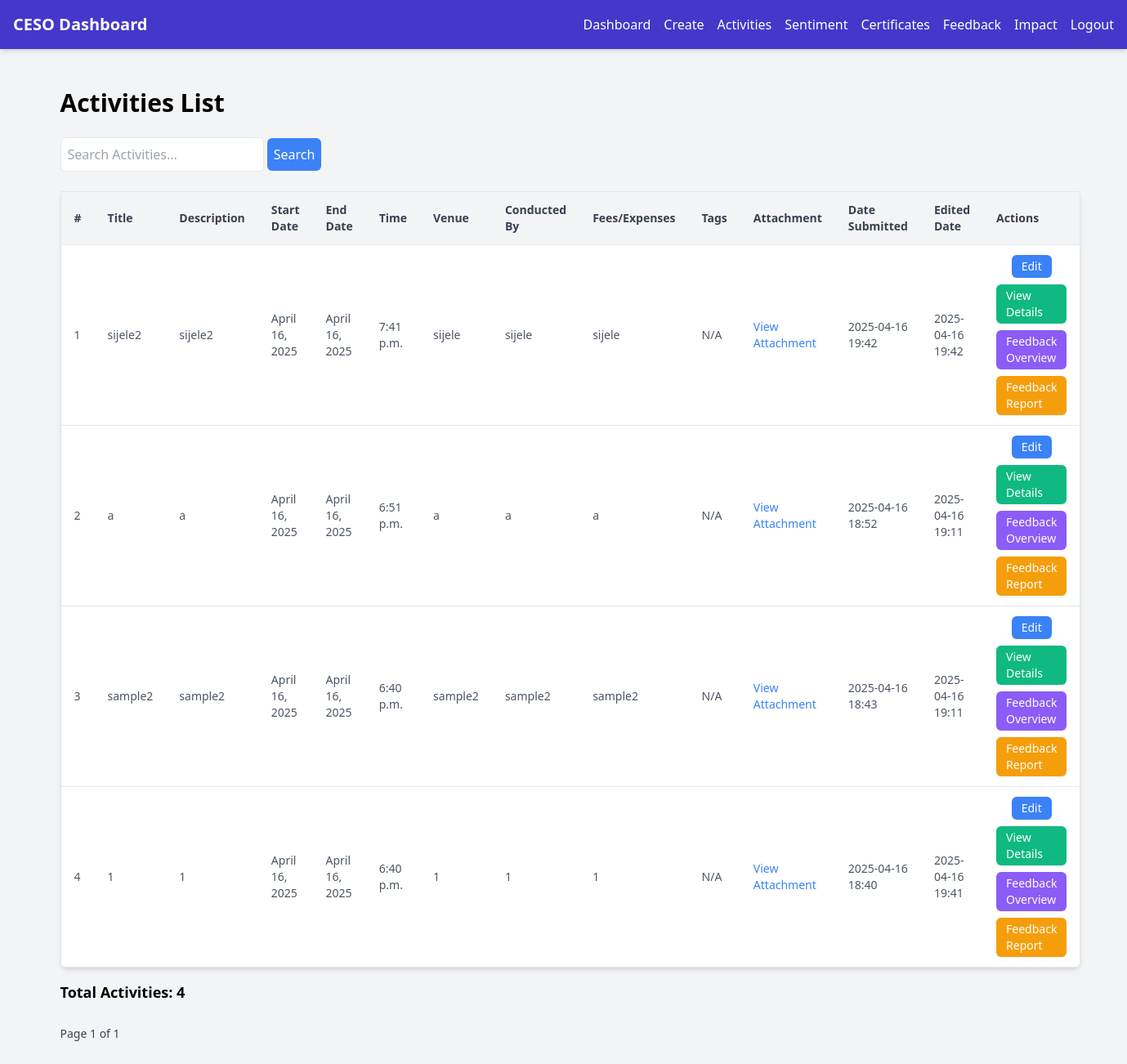
Before: /activities/ (signed in) with the older database file.
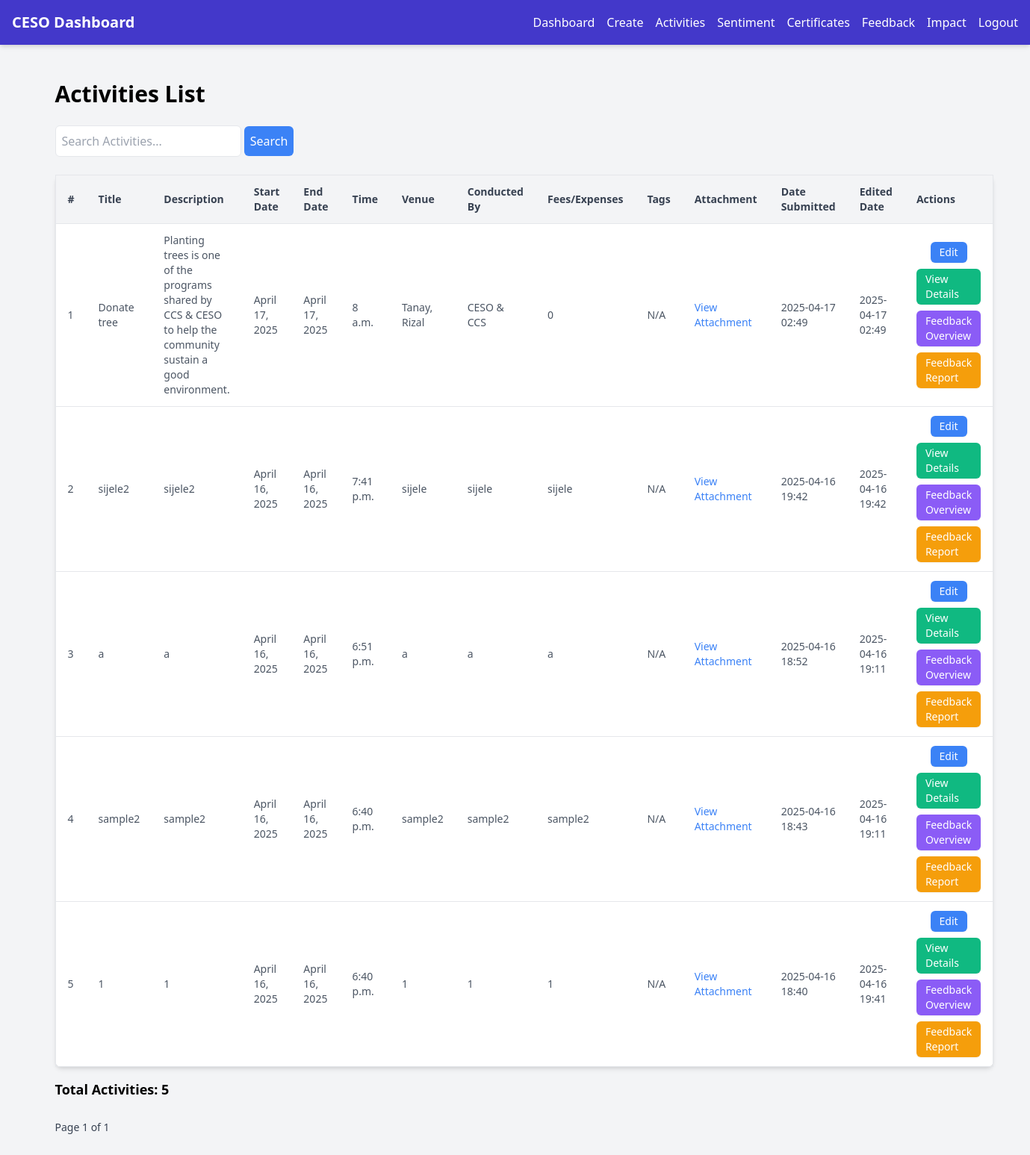
After: the same page with the newer database file.
### community_extension/models.py (models this page shows, shortened)
class Activity(models.Model):
    title = models.CharField(max_length=255)
    description = models.TextField()
    start_date = models.DateField()
    end_date = models.DateField(blank=True, null=True)
    time = models.TimeField(blank=True, null=True)
    venue = models.CharField(max_length=255, blank=True, null=True)
    conducted_by = models.CharField(max_length=255, blank=True, null=True)
    fees_expenses = models.CharField(max_length=100, blank=True, null=True)
    tags = models.CharField(max_length=255, blank=True, null=True)
    attachment = models.FileField(upload_to='activity_attachments/', blank=True, null=True)
    created_by = models.ForeignKey('CustomUser', on_delete=models.SET_NULL, null=True, related_name='created_activities')
    created_at = models.DateTimeField(auto_now_add=True)
    modified_at = models.DateTimeField(auto_now=True)

### community_extension/views.py (the view, shortened to what this page needs)
# urls.py: path('activities/', views.activities, name='activities'),
@login_required
def activities(request):
    activities = Activity.objects.all()
    search_query = request.GET.get('search', '')
    sort_field = request.GET.get('sort', 'created_at')
    direction = request.GET.get('direction', 'desc')
    if direction == 'asc':
        activities = activities.order_by(sort_field)
    else:
        activities = activities.order_by(f'-{sort_field}')
    total_activities = activities.count()
    paginator = Paginator(activities, 10)
    page_number = request.GET.get('page')
    page_obj = paginator.get_page(page_number)
    latest_activity = Activity.objects.order_by('-created_at').first()
    return render(request, 'activities/list.html', {
        'page_obj': page_obj,
        'latest_activity': latest_activity,
        'search_query': search_query,
        'sort_field': sort_field,
        'direction': direction,
        'total_activities': total_activities,
    })

### community_extension/templates/activities/list.html (shortened to what this page needs)
{% extends 'dashboard/ceso_base.html' %}
{% block content %}
<div class="container mx-auto p-6">
    <h1 class="text-3xl font-semibold mb-6">Activities List</h1>
    <div class="mb-6">
        <form method="get" action="">
            <input type="text" name="search" value="{{ search_query }}" class="p-2 border rounded-md" placeholder="Search Activities..." />
            <button type="submit" class="bg-blue-500 text-white p-2 rounded-md">Search</button>
        </form>
    </div>
    <table class="min-w-full table-auto bg-white border border-gray-200 rounded-lg shadow-md">
        <thead>
            <tr class="text-left bg-gray-100 text-sm font-medium text-gray-700">
                <th class="px-4 py-3">#</th>
                <th class="px-4 py-3">
                    <a href="?{% if search_query %}search={{ search_query }}&{% endif %}sort=title&direction={% if request.GET.direction == 'asc' %}desc{% else %}asc{% endif %}">
                        Title
                    </a>
                </th>
                <th class="px-4 py-3">
                    <a href="?{% if search_query %}search={{ search_query }}&{% endif %}sort=description&direction={% if request.GET.direction == 'asc' %}desc{% else %}asc{% endif %}">
                        Description
                    </a>
                </th>
                <th class="px-4 py-3">
                    <a href="?{% if search_query %}search={{ search_query }}&{% endif %}sort=start_date&direction={% if request.GET.direction == 'asc' %}desc{% else %}asc{% endif %}">
                        Start Date
                    </a>
                </th>
                <th class="px-4 py-3">
                    <a href="?{% if search_query %}search={{ search_query }}&{% endif %}sort=end_date&direction={% if request.GET.direction == 'asc' %}desc{% else %}asc{% endif %}">
                        End Date
                    </a>
                </th>
                <th class="px-4 py-3">Time</th>
                <th class="px-4 py-3">Venue</th>
                <th class="px-4 py-3">Conducted By</th>
                <th class="px-4 py-3">Fees/Expenses</th>
                <th class="px-4 py-3">Tags</th>
                <th class="px-4 py-3">Attachment</th>
                <th class="px-4 py-3">
                    <a href="?{% if search_query %}search={{ search_query }}&{% endif %}sort=created_at&direction={% if request.GET.direction == 'asc' %}desc{% else %}asc{% endif %}">
                        Date Submitted
                    </a>
                </th>
                <th class="px-4 py-3">Edited Date</th>
                <th class="px-4 py-3">Actions</th>
            </tr>
        </thead>
        <tbody class="text-sm text-gray-600">
            {% for activity in page_obj %}
                <tr class="border-t">
                    <td class="px-4 py-3">{{ forloop.counter }}</td>
                    <td class="px-4 py-3">{{ activity.title }}</td>
                    <td class="px-4 py-3">{{ activity.description }}</td>
                    <td class="px-4 py-3">{{ activity.start_date }}</td>
                    <td class="px-4 py-3">{{ activity.end_date }}</td>
                    <td class="px-4 py-3">{{ activity.time|default:"N/A" }}</td>
                    <td class="px-4 py-3">{{ activity.venue|default:"N/A" }}</td>
                    <td class="px-4 py-3">{{ activity.conducted_by|default:"N/A" }}</td>
                    <td class="px-4 py-3">{{ activity.fees_expenses|default:"N/A" }}</td>
                    <td class="px-4 py-3">{{ activity.tags|default:"N/A" }}</td>
                    <td class="px-4 py-3">
                        {% if activity.attachment %}
                            <a href="{{ activity.attachment.url }}" class="text-blue-500 hover:underline" target="_blank">View Attachment</a>
                        {% else %}
                            N/A
                        {% endif %}
                    </td>
                    <td class="px-4 py-3">{{ activity.created_at|date:"Y-m-d H:i" }}</td>
                    <td class="px-4 py-3">{{ activity.modified_at|date:"Y-m-d H:i" }}</td>
                    <td class="px-4 py-3">
                        <div class="flex flex-col items-center space-y-2">
                            <a href="{% url 'update_activity' activity.id %}" class="bg-blue-500 hover:bg-blue-600 text-white text-sm px-3 py-1 rounded-md shadow-sm">Edit</a>
                            <a href="{% url 'activity_detail' activity.id %}" class="bg-green-500 hover:bg-green-600 text-white text-sm px-3 py-1 rounded-md shadow-sm">View Details</a>
                            <a href="{% url 'feedback_overview' %}?activity_id={{ activity.id }}" class="bg-purple-500 hover:bg-purple-600 text-white text-sm px-3 py-1 rounded-md shadow-sm">Feedback Overview</a>
                            <a href="{% url 'feedback_report' %}?activity_id={{ activity.id }}" class="bg-yellow-500 hover:bg-yellow-600 text-white text-sm px-3 py-1 rounded-md shadow-sm">Feedback Report</a>
                        </div>
                    </td>
                </tr>
            {% empty %}
                <tr>
                    <td colspan="14" class="px-4 py-3 text-center text-gray-500">No activities available.</td>
                </tr>
            {% endfor %}
        </tbody>
    </table>
    <div class="mt-4 text-lg font-semibold">
        Total Activities: {{ total_activities }}
    </div>
    <div class="mt-6 flex justify-between items-center">
        <div>
            <span class="text-sm text-gray-700">Page {{ page_obj.number }} of {{ page_obj.paginator.num_pages }}</span>
        </div>
    </div>
</div>
{% endblock %}

### community_extension/templates/dashboard/ceso_base.html (shortened to what this page needs)
<!DOCTYPE html>
<html lang="en">
<head>
    <link href="https://cdn.jsdelivr.net/npm/tailwindcss@2.2.19/dist/tailwind.min.css" rel="stylesheet">
</head>
<body class="bg-gray-100 min-h-screen">
    <nav class="bg-indigo-700 text-white px-4 py-4 shadow-md">
        <div class="flex items-center justify-between">
            <div class="text-xl font-bold">CESO Dashboard</div>
            <div class="hidden md:flex space-x-4 text-sm md:text-base">
                <a href="{% url 'cesostaff_dashboard' %}" class="hover:text-gray-300">Dashboard</a>
                <a href="{% url 'create_activity' %}" class="hover:text-gray-300">Create</a>
                <a href="{% url 'activities' %}" class="hover:text-gray-300">Activities</a>
                <a href="#" class="hover:text-gray-300">Sentiment</a>
                <a href="#" class="hover:text-gray-300">Certificates</a>
                <a href="#" class="hover:text-gray-300">Feedback</a>
                <a href="#" class="hover:text-gray-300">Impact</a>
                <form action="{% url 'logout' %}" method="post" class="inline">
                    <button type="submit" class="hover:text-gray-300">Logout</button>
                </form>
            </div>
        </div>
    </nav>
    <main class="p-4 md:p-6">
        {% block content %}
        {% endblock %}
    </main>
</body>
</html>

Changed rows visible on the page:
added Activity: title "Donate tree", description "Planting trees is one of the programs shared by CCS & CESO to help the community sustain a good environment.", start_date "April 17, 2025", end_date "April 17, 2025", time "8 a.m.", venue "Tanay, Rizal", conducted_by "CESO & CCS", fees_expenses "0", tags "N/A", created_at "2025-04-17 02:49", modified_at "2025-04-17 02:49"
Other visible differences:
{{ total_activities }}: "4" → "5"
